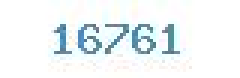
#> input picture code10.php.jpeg, 80 x 26 px (shown 3 times larger)
$ python inquirer.py
#> lines starting #> are read from the running program, lines starting #| are printed output that depends on the picture
from _operator import itemgetter
from PIL import Image
import hashlib
import os
import math

class VectorCompare:
    def magnitude(self,concordance):
        total = 0
        for word,count in concordance.items():
            total += count ** 2
        return math.sqrt(total)

    def relation(self,concordance1, concordance2):
        topvalue = 0
        for word, count in concordance1.items():
            if word in concordance2:
                topvalue += count * concordance2[word]
        return topvalue / (self.magnitude(concordance1) * self.magnitude(concordance2))

im = Image.open("code10.php.jpeg").convert("P")
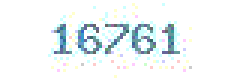
#> im: PIL image 80x26 P (shown 3 times larger); mean R, G, B 239.5, 244.9, 246.2
his = im.histogram()
#> his = 256 values, max 1733 at index 225, min 0 at index 0, mean 8.12
values = {}
for i in range(256):
    values[i] = his[i]
#> after the loop, values = 256 items
newval = []
for j, k in sorted(values.items(), key=itemgetter(1), reverse=True)[2:4]:
    newval.append(j)
#> this loop made 2 passes
#> (j, k) on passes 1 to 2: (138, 62), (132, 38)
#> after the loop, newval = [138, 132]
im2 = Image.new("P",im.size,255)
#> im2: PIL image 80x26 P; every value is 0
temp = {}
for x in range(im.size[1]):
    for y in range(im.size[0]):
        pix = im.getpixel((y, x))
        temp[pix] = pix
        for i in newval:
            if pix == i:
                im2.putpixel((y, x), 0)
#> after the loop, temp = 21 items
#im2.save("output.gif")
inletter = False
foundletter = False
start = 0
end = 0

letters = []

for y in range(im2.size[0]):
    for x in range(im2.size[1]):
        pix = im2.getpixel((y, x))
        if pix != 255:
            inletter = True
    if foundletter == False and inletter == True:
        foundletter = True
        start = y
    if foundletter == True and inletter == False:
        foundletter = False
        end = y
        letters.append((start, end))
    inletter = False
#> after the loop, end = 60; foundletter = False; letters = [(18, 24), (26, 34), (35, 43), (44, 52), (54, 60)]; start = 54

def buildvector(im):
    d1 = {}
    count = 0
    for i in im.getdata():
        d1[count] = i
        count += 1
    return d1


v = VectorCompare()

iconset =  ['1','2','3','4','5','6','7','8','9']
imageset = []

for letter in iconset:
#> (the run stopped early here; a loop or call above may not have finished)
